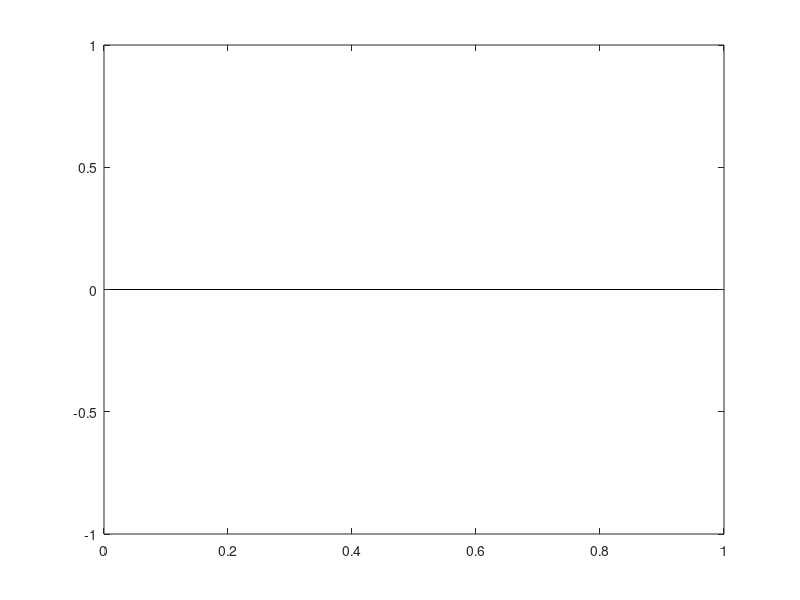

This figure's MATLAB source:
FLOW_BASE = '/home/winston/Datasets/Tracking/Original/OTB100_optFlow';
vnDir = dir(FLOW_BASE);
vnames = {};
bin = 0.0005:0.001:0.9995;
resBar = zeros(1,length(bin));

for i = 3:length(vnDir)
    vnames{end+1} = vnDir(i).name ;    
end

for i = 1:length(vnames)    %every clip
    fprintf('========================================开始处理视频：%s(========================================\n',vnames{i});
    frDir = dir(fullfile(FLOW_BASE,vnames{i}));
    frNames = {};
    for jj = 3:length(frDir)
        frNames{end+1} = frDir(jj).name;
    end
    
    for j = 1:length(frNames)
       if mod(j,20) == 0
           fprintf('.');
       end
       if mod(j,200) == 0
           fprintf('.');
       end
       fn = fullfile(FLOW_BASE,vnames{i},frNames{j});
       load(fn);
       % optFlow
       OptFlowAmplitude = sqrt(optFlow(:,:,1).^2 + optFlow(:,:,2).^2);
       resBar = resBar + hist(OptFlowAmplitude(:),bin);
    end
    fprintf('\n');
end
bar(bin,resBar);


